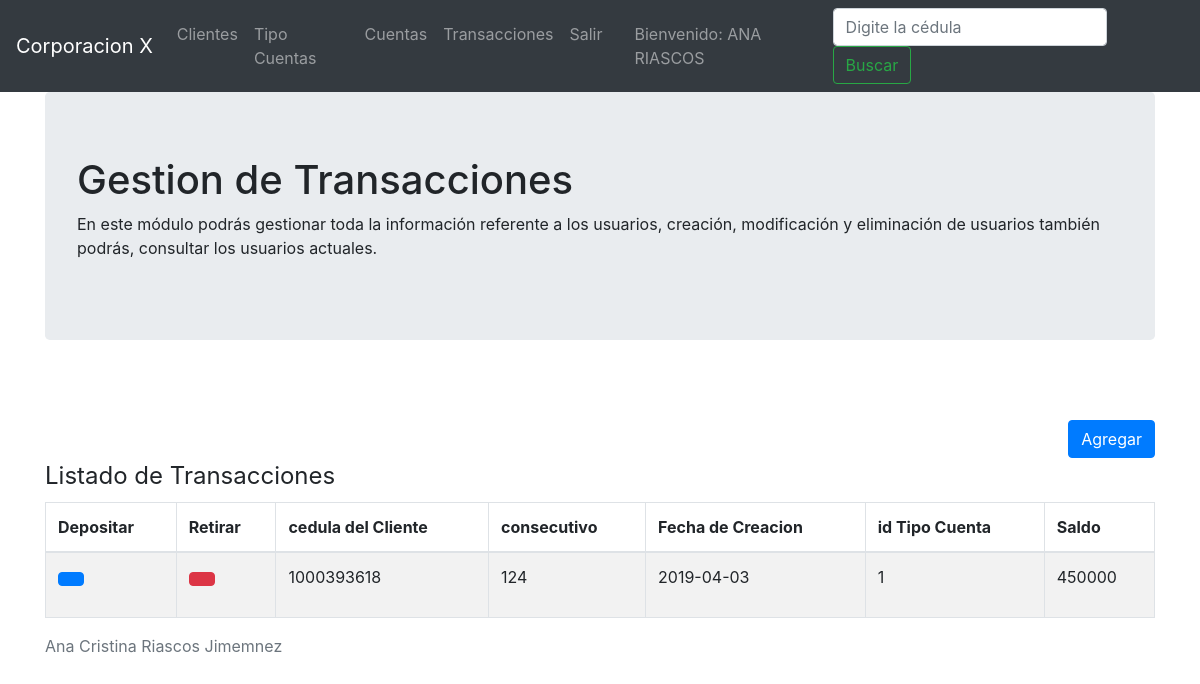
Page /controller/transacciones.php?accion=listartransacciones (signed in) on the committed database.
### tables this page shows
CREATE TABLE `cuentas` (
  `consecutivo` int(11) NOT NULL,
  `fechaCreacion` date DEFAULT NULL,
  `cedulaCliente` varchar(10) DEFAULT NULL,
  `idTipoCuenta` int(11) DEFAULT NULL,
  `saldo` int(11) DEFAULT NULL
);

### view/transacciones/listarTransacciones.php (the view, shortened to what this page needs)
<?php
include ("../model/connection.php");
$listaCuentas = mysqli_query($conexion,"select * from cuentas;")
				or die("Problemas en el select".mysqli_error($conexion));
?>
<div class="container">
	<div class="jumbotron">
		<h1>Gestion de Transacciones</h1>
		<p>En este módulo podrás gestionar toda la información referente a los usuarios, creación, modificación y eliminación de usuarios
				también podrás, consultar los usuarios actuales.</p>
	</div>
	<br></br>
	<div align="right">
	    <a>
			<a href="../controller/cuentas.php?accion=agregarCuentas" class="btn btn-primary"><span class="glyphicon glyphicon-user"></span> Agregar</a>
		</a>
	</div>
	<legend>Listado de Transacciones</legend>
	<div class="span7">
		<div class="widget stacked widget-table action-table">
			<div class="table-responsive">
				<table class="table table-striped table-bordered">
					<thead>
						<tr>
							<th class="td-actions">Depositar</th>
							<th class="td-actions">Retirar</th>
							<th>cedula del Cliente</th>
							<th>consecutivo</th>
							<th>Fecha de Creacion</th>
							<th>id Tipo Cuenta</th>
							<th>Saldo</th>
						</tr>
					</thead>
					<tbody>
						<?php while($data = mysqli_fetch_array($listaCuentas)){ ?>
							<tr>
								<td class="td-actions">
									<p data-placement="top" data-toggle="tooltip" title="Depositar">
										<a class="btn btn-primary btn-xs" data-title="Depositar" href="../controller/transacciones.php?accion=Depositar&id=<?php echo $data['cedulaCliente'] ?>&id2=<?php echo $data['consecutivo'] ?>" >
									 <span class="glyphicon glyphicon-pencil"></span></a></p>
								</td>
								<td class="td-actions">
									<p data-placement="top" data-toggle="tooltip" title="Retirar">
										<a class="btn btn-danger btn-xs" data-title="Retirar" href="../controller/transacciones.php?accion=Retirar&id=<?php echo $data['cedulaCliente'] ?>&id2=<?php echo $data['consecutivo'] ?>" >
									 <span class="glyphicon glyphicon-trash"></span></a></p>
								</td>
								<td><?php echo $data['cedulaCliente'] ?></td>
								<td><?php echo $data['consecutivo'] ?></td>
								<td><?php echo $data['fechaCreacion'] ?></td>
								<td><?php echo $data['idTipoCuenta'] ?></td>
								<td><?php echo $data['saldo'] ?></td>
							</tr>
							<?php } ?>
					</tbody>
				</table>
			</div>
		</div>
	</div>
</div>

### rows in the picture
cuentas: cedulaCliente "1000393618", consecutivo "124", fechaCreacion "2019-04-03", idTipoCuenta "1", saldo "450000"

### other values in the picture
$_SESSION["nombre"] "ANA RIASCOS"
